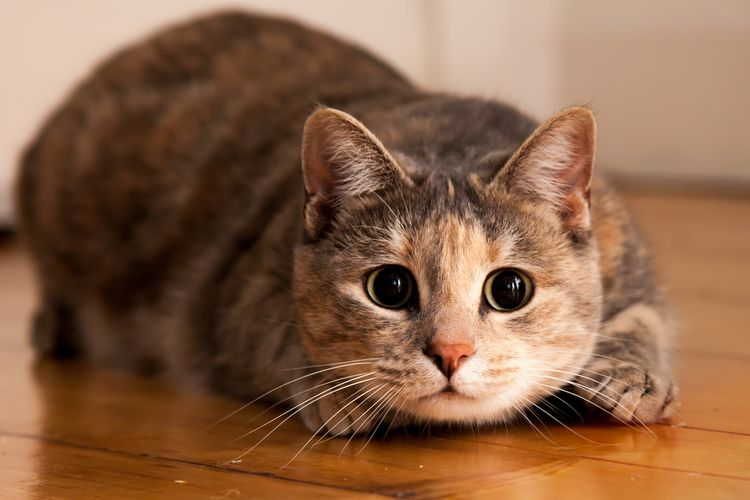
#> input picture cat.jpg, 750 x 500 px
$ jupyter execute 'Image processing (progress).ipynb'   (shell and % lines are left out)
#> lines starting #> are read from the running program, lines starting #| are printed output that depends on the picture
# IMAGE PROCESSING MANIPULATION

[cell 1]
from PIL import Image
import matplotlib.pyplot as plt
import numpy as np

[cell 2]
image = Image.open("cat.jpg")
#> image is the input picture: PIL image 750x500 RGB; mean R, G, B 138.1, 98.9, 71.8
image2 = Image.open("dog.jpeg")
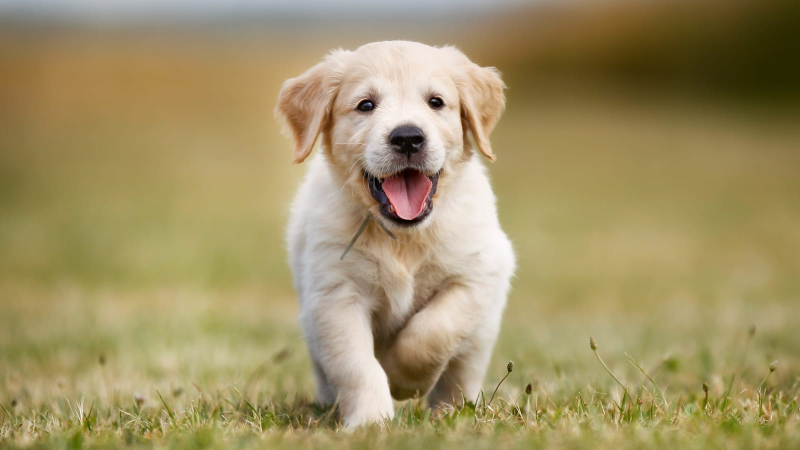
#> input picture dog.jpeg, 1600 x 900 px (shown at 1/2 size)
#> image2 is the input picture: PIL image 1600x900 RGB; mean R, G, B 160.4, 145.2, 101.1

[cell 3]
image.show()

[cell 4]
plt.imshow(image)

[cell 5]
plt.imshow(image2)

[cell 6]
print(image.size)
#| (750, 500)
print(image.format)
#| JPEG
print(image.mode)
#| RGB

[cell 7]
image.save("newimage.jpg")

### croping

[cell 8]
# [6 lines of commented-out code are left out]

[cell 9]
transpose_image1 = image.transpose(Image.FLIP_LEFT_RIGHT)
transpose_image2 = image.transpose(Image.FLIP_TOP_BOTTOM)
transpose_image3 = image.transpose(Image.ROTATE_90)
transpose_image4 = image.transpose(Image.ROTATE_180)
transpose_image5 = image.transpose(Image.ROTATE_270)
transpose_image6 = image.transpose(Image.TRANSPOSE)
plt.figure(figsize=(10,10))
plt.subplot(3,2,1)
plt.imshow(transpose_image1)
plt.title("Flip_left_right")
plt.subplot(3,2,2)
plt.imshow(transpose_image2)
plt.title("flip_top_bottom")
plt.subplot(3,2,3)
plt.imshow(transpose_image3)
plt.title("rotate_90")
plt.subplot(3,2,4)
plt.imshow(transpose_image4)
plt.title("rotate_180")
plt.subplot(3,2,5)
plt.imshow(transpose_image5)
plt.title("rotate_270")
plt.subplot(3,2,6)
plt.imshow(transpose_image6)
plt.title("rotate_transpose")
plt.show()

### Resizing

[cell 10]
newsize = (300,300)
plt.figure(figsize= (10,10))
resized_image1 = image.resize(newsize,Image.BILINEAR) # descent quality
resized_image2 = image.resize(newsize,Image.NEAREST)# poor quality
resized_image3 = image.resize(newsize,Image.BOX) #not recommend
resized_image4 = image.resize(newsize,Image.HAMMING) #better than bilinear
resized_image5 = image.resize(newsize,Image.BICUBIC) #better quality
resized_image6 = image.resize(newsize,Image.LANCZOS) #better quality

plt.subplot(3,2,1)
plt.imshow(resized_image1)
plt.title("Bilinear")
plt.subplot(3,2,2)
plt.imshow(resized_image2)
plt.title("Nearest")
plt.subplot(3,2,3)
plt.imshow(resized_image3)
plt.title("Box")
plt.subplot(3,2,4)
plt.imshow(resized_image4)
plt.title("Hamming")
plt.subplot(3,2,5)
plt.imshow(resized_image5)
plt.title("Bicubic")
plt.subplot(3,2,6)
plt.imshow(resized_image6)
plt.title("Lanczos")

# Rotate

[cell 11]
angle = 30
rotated_image=image.rotate(angle)
plt.imshow(rotated_image)

[cell 12]
angle = -30
rotated_image=image.rotate(angle)
plt.imshow(rotated_image)

# Make a watermark

[cell 13]
from PIL import ImageFont
from PIL import ImageDraw
watermarked_image = image.copy()
draw = ImageDraw.Draw(watermarked_image)
font = ImageFont.truetype("arial.ttf",80) #choose font
#(pos,text,fill_color, font_object)
# draw.text((0,0),"Kucing Oren",(0,0,0),font=font)
draw.text((250,400),"Kucing Oren",(255,255,255),font=font)
plt.imshow(watermarked_image)

[cell 14]
size = (300,300)
crop_image = image.copy()
crop_image.thumbnail(size)

copied_image = image.copy()
copied_image.paste(crop_image,(0,300))
plt.imshow(copied_image)

# Convert to black and white

[cell 15]
bw_image = image.convert('F') #you can use L
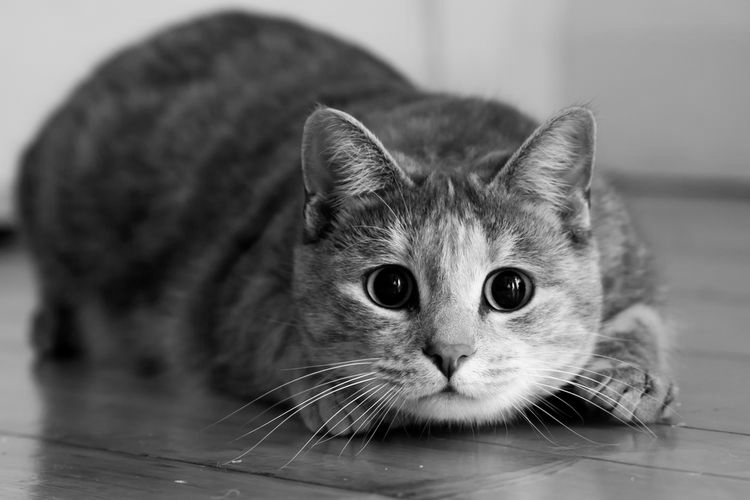
#> bw_image: PIL image 750x500 F; min 0, max 248.4, mean 107.5
plt.imshow(bw_image, cmap='gray')

### convert to different formats

[cell 16]
new_format_image = image.convert('HSV') #hue saturated value
#> new_format_image: PIL image 750x500 HSV; mean H, S, V 17, 138.7, 138.1
print(new_format_image.mode)
#| HSV

### convert to numpy format

[cell 17]
numpy_array = np.array(image)
print(numpy_array.shape)
#| (500, 750, 3)

[cell 18]
# convert back into image
numpy_image = Image.fromarray(numpy_array)
plt.imshow(numpy_array)

### Image Enhancement

[cell 19]
from PIL import ImageEnhance
plt.figure(figsize=(10,10))
image_color_enhan = image.copy()
image1 = ImageEnhance.Color(image_color_enhan).enhance(3.5)
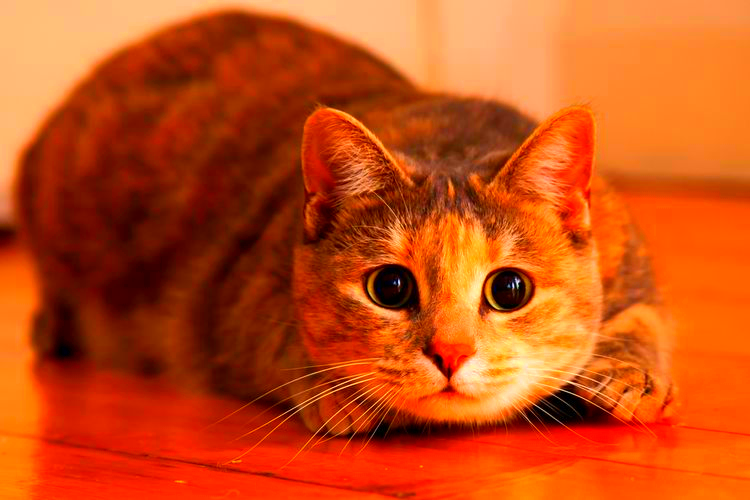
#> image1: PIL image 750x500 RGB; mean R, G, B 198.2, 77.2, 21.2
image2 = ImageEnhance.Contrast(image_color_enhan).enhance(2.5)
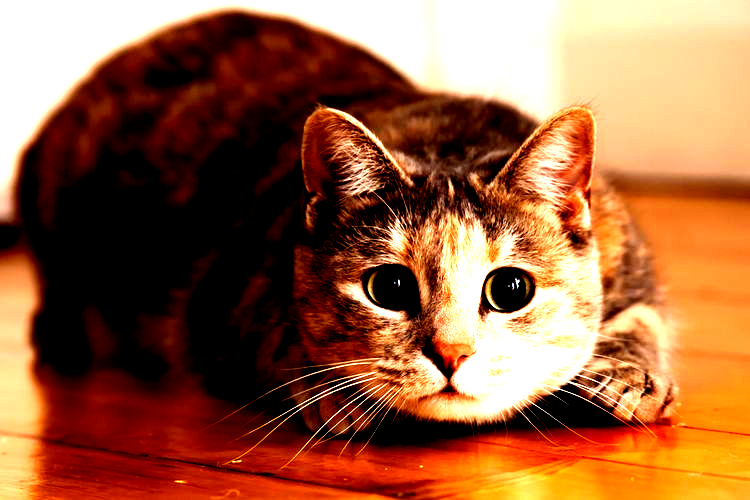
#> image2: PIL image 750x500 RGB; mean R, G, B 153.3, 97.4, 64
image3 = ImageEnhance.Brightness(image_color_enhan).enhance(1.5)
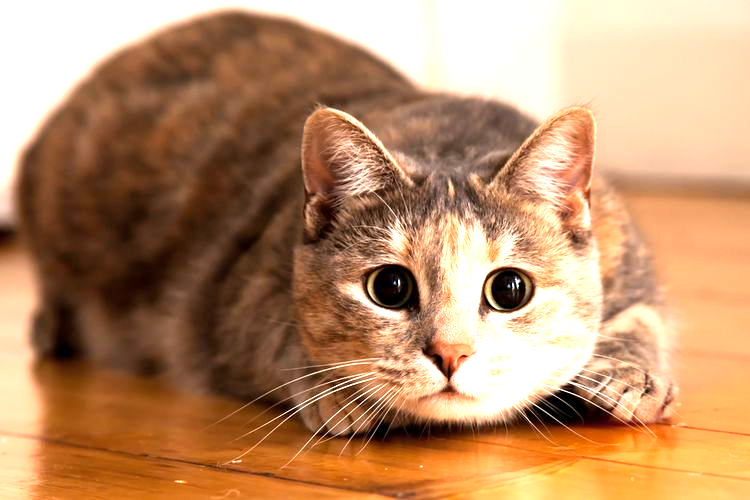
#> image3: PIL image 750x500 RGB; mean R, G, B 186.7, 142.7, 105.6
image4 = ImageEnhance.Sharpness(image_color_enhan).enhance(8.5)
plt.subplot(2,2,1)
plt.imshow(image1)
plt.title("color")
plt.subplot(2,2,2)
plt.imshow(image2)
plt.title("contrast")
plt.subplot(2,2,3)
plt.imshow(image3)
plt.title("brightness")
plt.subplot(2,2,4)
plt.imshow(image4)
plt.title("sharpness")

# Alpha blending

[cell 20]
image1 = image.copy()
image2 = image2.copy()

#making both images same size
image2=image2.resize(image1.size)

image_blend = Image.blend(image1,image2, 0.5)
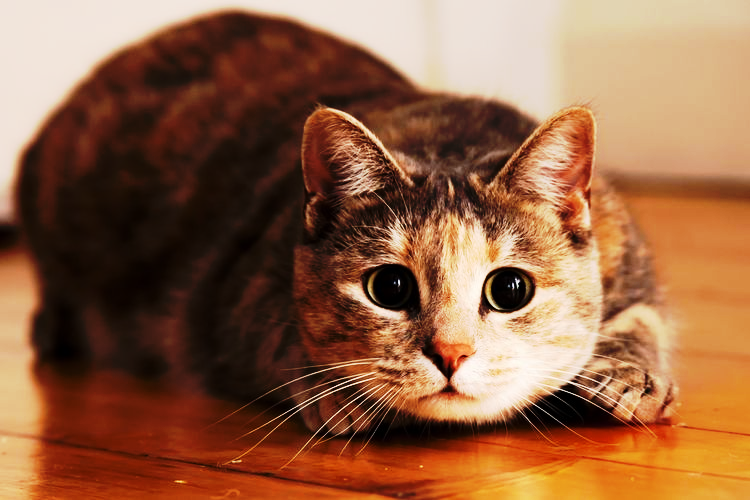
#> image_blend: PIL image 750x500 RGB; mean R, G, B 145.5, 97.9, 67.7
plt.imshow(image_blend)

[cell 21]
image_transform = image.copy()
image_transform=image_transform.transform(image_transform.size, Image.AFFINE,(1,-0.5,0.5*image_transform.size[0],0,1,0))
plt.imshow(image_transform)

[cell 22]
image_transform = image.copy()
image_transform = image_transform.transform(image_transform.size, Image.EXTENT,(100,0, image_transform.size[0],image_transform.size[1]//2))
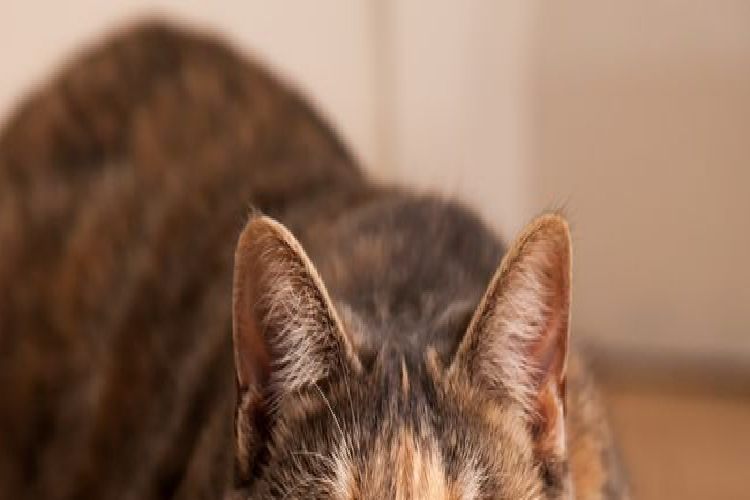
#> image_transform: PIL image 750x500 RGB; mean R, G, B 138.4, 105.5, 84.4
plt.imshow(image_transform)

[cell 23]
image_channels =image.copy()
r,g,b = image_channels.split()
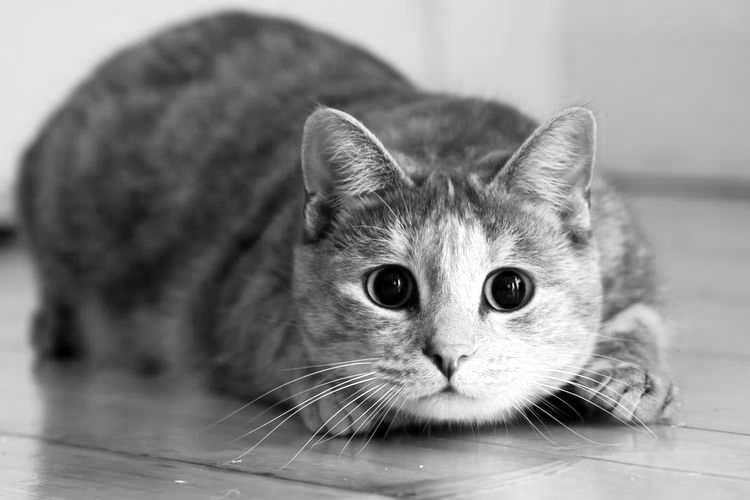
#> r: PIL image 750x500 L; min 0, max 255, mean 138.1
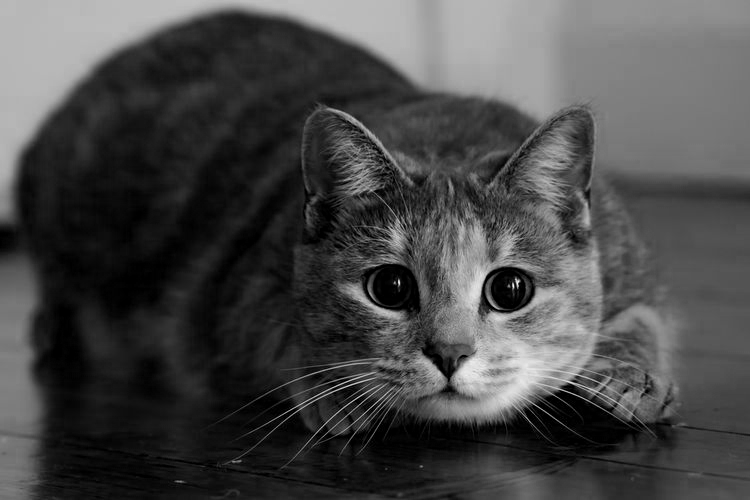
#> b: PIL image 750x500 L; min 0, max 248, mean 71.8
im = Image.merge("RGB",(b,g,r))
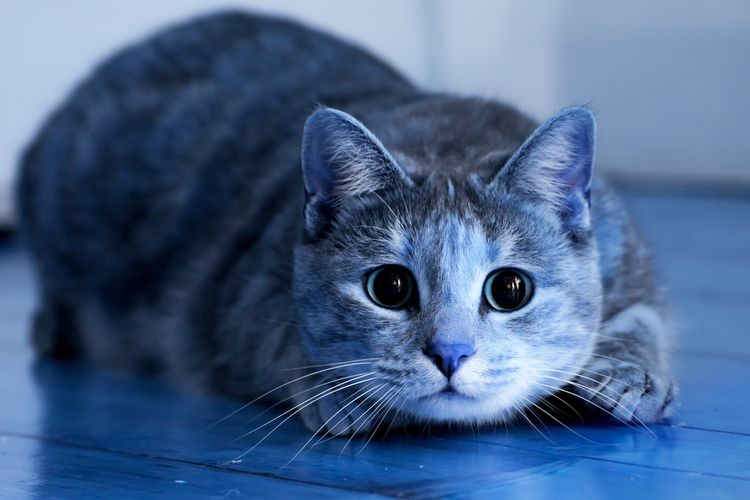
#> im: PIL image 750x500 RGB; mean R, G, B 71.8, 98.9, 138.1
plt.imshow(im)
